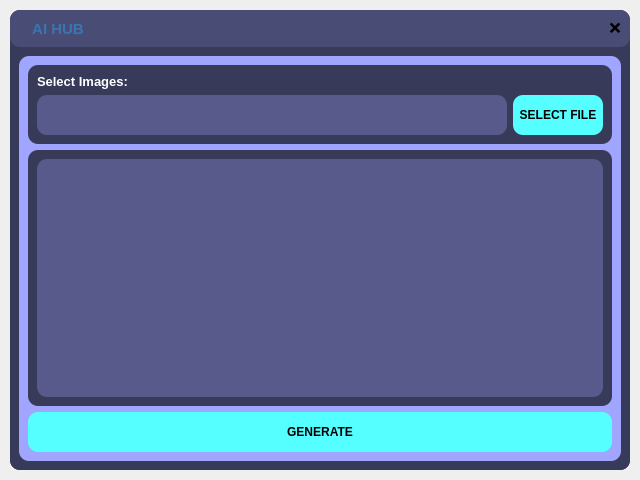
<?xml version="1.0" encoding="UTF-8"?>
<ui version="4.0">
 <class>MainWindow</class>
 <widget class="QMainWindow" name="MainWindow">
  <property name="geometry">
   <rect>
    <x>0</x>
    <y>0</y>
    <width>640</width>
    <height>480</height>
   </rect>
  </property>
  <property name="windowTitle">
   <string>MainWindow</string>
  </property>
  <widget class="QWidget" name="centralwidget">
   <layout class="QGridLayout" name="gridLayout">
    <property name="leftMargin">
     <number>10</number>
    </property>
    <property name="topMargin">
     <number>10</number>
    </property>
    <property name="rightMargin">
     <number>10</number>
    </property>
    <property name="bottomMargin">
     <number>10</number>
    </property>
    <item row="0" column="0">
     <widget class="QFrame" name="frame">
      <property name="styleSheet">
       <string notr="true">QFrame{
	background-color: rgb(56, 58, 89);
	border-radius: 10px;
}</string>
      </property>
      <property name="frameShape">
       <enum>QFrame::StyledPanel</enum>
      </property>
      <property name="frameShadow">
       <enum>QFrame::Raised</enum>
      </property>
      <layout class="QGridLayout" name="gridLayout_2">
       <property name="leftMargin">
        <number>0</number>
       </property>
       <property name="topMargin">
        <number>0</number>
       </property>
       <property name="rightMargin">
        <number>0</number>
       </property>
       <property name="bottomMargin">
        <number>0</number>
       </property>
       <property name="spacing">
        <number>0</number>
       </property>
       <item row="1" column="0">
        <widget class="QFrame" name="frame_3">
         <property name="frameShape">
          <enum>QFrame::StyledPanel</enum>
         </property>
         <property name="frameShadow">
          <enum>QFrame::Raised</enum>
         </property>
         <layout class="QGridLayout" name="gridLayout_4">
          <item row="0" column="0">
           <widget class="QFrame" name="frame_5">
            <property name="styleSheet">
             <string notr="true">background-color: rgb(160, 166, 255);
border-radius: 10px;</string>
            </property>
            <property name="frameShape">
             <enum>QFrame::StyledPanel</enum>
            </property>
            <property name="frameShadow">
             <enum>QFrame::Raised</enum>
            </property>
            <layout class="QGridLayout" name="gridLayout_5">
             <item row="0" column="0">
              <widget class="QFrame" name="frame_4">
               <property name="maximumSize">
                <size>
                 <width>16777215</width>
                 <height>80</height>
                </size>
               </property>
               <property name="styleSheet">
                <string notr="true">background-color: rgb(56, 58, 89);</string>
               </property>
               <property name="frameShape">
                <enum>QFrame::StyledPanel</enum>
               </property>
               <property name="frameShadow">
                <enum>QFrame::Raised</enum>
               </property>
               <layout class="QGridLayout" name="gridLayout_6">
                <item row="1" column="0">
                 <widget class="QFrame" name="frame_7">
                  <property name="styleSheet">
                   <string notr="true">background-color: rgb(87, 90, 138);</string>
                  </property>
                  <property name="frameShape">
                   <enum>QFrame::StyledPanel</enum>
                  </property>
                  <property name="frameShadow">
                   <enum>QFrame::Raised</enum>
                  </property>
                  <layout class="QGridLayout" name="gridLayout_9">
                   <property name="leftMargin">
                    <number>4</number>
                   </property>
                   <property name="topMargin">
                    <number>4</number>
                   </property>
                   <property name="rightMargin">
                    <number>4</number>
                   </property>
                   <property name="bottomMargin">
                    <number>4</number>
                   </property>
                   <item row="0" column="0">
                    <widget class="QLabel" name="path">
                     <property name="font">
                      <font>
                       <pointsize>10</pointsize>
                       <bold>true</bold>
                      </font>
                     </property>
                     <property name="text">
                      <string/>
                     </property>
                    </widget>
                   </item>
                  </layout>
                 </widget>
                </item>
                <item row="1" column="1">
                 <widget class="QPushButton" name="select_file">
                  <property name="minimumSize">
                   <size>
                    <width>0</width>
                    <height>40</height>
                   </size>
                  </property>
                  <property name="maximumSize">
                   <size>
                    <width>90</width>
                    <height>70</height>
                   </size>
                  </property>
                  <property name="font">
                   <font>
                    <bold>true</bold>
                   </font>
                  </property>
                  <property name="styleSheet">
                   <string notr="true">background-color: rgb(85, 255, 255);
border-radius: 10px;</string>
                  </property>
                  <property name="text">
                   <string>SELECT FILE</string>
                  </property>
                 </widget>
                </item>
                <item row="0" column="0" colspan="2">
                 <widget class="QLabel" name="label_2">
                  <property name="font">
                   <font>
                    <pointsize>10</pointsize>
                    <bold>true</bold>
                   </font>
                  </property>
                  <property name="styleSheet">
                   <string notr="true">color: rgb(255, 255, 255);</string>
                  </property>
                  <property name="text">
                   <string>Select Images:</string>
                  </property>
                 </widget>
                </item>
               </layout>
              </widget>
             </item>
             <item row="1" column="0">
              <widget class="QFrame" name="frame_6">
               <property name="styleSheet">
                <string notr="true">background-color: rgb(56, 58, 89);</string>
               </property>
               <property name="frameShape">
                <enum>QFrame::StyledPanel</enum>
               </property>
               <property name="frameShadow">
                <enum>QFrame::Raised</enum>
               </property>
               <layout class="QGridLayout" name="gridLayout_7">
                <item row="0" column="0">
                 <widget class="QFrame" name="frame_8">
                  <property name="styleSheet">
                   <string notr="true">background-color: rgb(87, 90, 138);</string>
                  </property>
                  <property name="frameShape">
                   <enum>QFrame::StyledPanel</enum>
                  </property>
                  <property name="frameShadow">
                   <enum>QFrame::Raised</enum>
                  </property>
                  <layout class="QGridLayout" name="gridLayout_8">
                   <item row="0" column="0">
                    <widget class="QTextEdit" name="hasil">
                     <property name="font">
                      <font>
                       <pointsize>10</pointsize>
                       <bold>true</bold>
                      </font>
                     </property>
                     <property name="verticalScrollBarPolicy">
                      <enum>Qt::ScrollBarAlwaysOff</enum>
                     </property>
                     <property name="horizontalScrollBarPolicy">
                      <enum>Qt::ScrollBarAlwaysOff</enum>
                     </property>
                     <property name="readOnly">
                      <bool>true</bool>
                     </property>
                    </widget>
                   </item>
                  </layout>
                 </widget>
                </item>
               </layout>
              </widget>
             </item>
             <item row="2" column="0">
              <widget class="QPushButton" name="generate">
               <property name="minimumSize">
                <size>
                 <width>0</width>
                 <height>40</height>
                </size>
               </property>
               <property name="font">
                <font>
                 <bold>true</bold>
                </font>
               </property>
               <property name="cursor">
                <cursorShape>PointingHandCursor</cursorShape>
               </property>
               <property name="styleSheet">
                <string notr="true">background-color: rgb(85, 255, 255);</string>
               </property>
               <property name="text">
                <string>GENERATE</string>
               </property>
              </widget>
             </item>
            </layout>
           </widget>
          </item>
         </layout>
        </widget>
       </item>
       <item row="0" column="0">
        <widget class="QFrame" name="frame_2">
         <property name="maximumSize">
          <size>
           <width>16777215</width>
           <height>40</height>
          </size>
         </property>
         <property name="styleSheet">
          <string notr="true">background-color: rgb(73, 76, 116);</string>
         </property>
         <property name="frameShape">
          <enum>QFrame::StyledPanel</enum>
         </property>
         <property name="frameShadow">
          <enum>QFrame::Raised</enum>
         </property>
         <layout class="QGridLayout" name="gridLayout_3">
          <item row="0" column="0">
           <widget class="QLabel" name="label">
            <property name="maximumSize">
             <size>
              <width>30</width>
              <height>30</height>
             </size>
            </property>
            <property name="text">
             <string/>
            </property>
            <property name="pixmap">
             <pixmap resource="res/res.qrc">:/1/image/[removal.ai]_a84c2b95-b237-4c04-add0-3ab8754597be-aihub_PDDORY.png</pixmap>
            </property>
            <property name="scaledContents">
             <bool>true</bool>
            </property>
           </widget>
          </item>
          <item row="0" column="1">
           <widget class="QLabel" name="label_title">
            <property name="font">
             <font>
              <pointsize>11</pointsize>
              <bold>true</bold>
             </font>
            </property>
            <property name="styleSheet">
             <string notr="true">color: rgb(59, 117, 176)</string>
            </property>
            <property name="text">
             <string>AI HUB</string>
            </property>
            <property name="alignment">
             <set>Qt::AlignCenter</set>
            </property>
           </widget>
          </item>
          <item row="0" column="2">
           <spacer name="horizontalSpacer">
            <property name="orientation">
             <enum>Qt::Horizontal</enum>
            </property>
            <property name="sizeHint" stdset="0">
             <size>
              <width>478</width>
              <height>19</height>
             </size>
            </property>
           </spacer>
          </item>
          <item row="0" column="3">
           <widget class="QPushButton" name="close_btn">
            <property name="font">
             <font>
              <pointsize>11</pointsize>
              <bold>true</bold>
             </font>
            </property>
            <property name="cursor">
             <cursorShape>PointingHandCursor</cursorShape>
            </property>
            <property name="styleSheet">
             <string notr="true">border-radius: 10px</string>
            </property>
            <property name="text">
             <string>❌</string>
            </property>
           </widget>
          </item>
         </layout>
        </widget>
       </item>
      </layout>
     </widget>
    </item>
   </layout>
  </widget>
 </widget>
 <resources>
  <include location="res/res.qrc"/>
  <include location="res/res.qrc"/>
 </resources>
 <connections/>
</ui>
